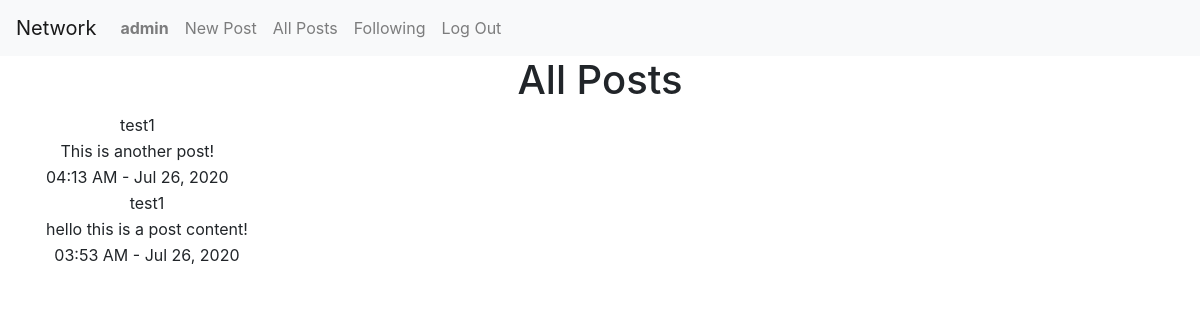
The page /allpost (signed in) on the database its author committed.
### network/models.py (models this page shows)
class User(AbstractUser):
    pass

class Post(models.Model):
    poster = models.CharField(max_length=64)
    content = models.TextField()
    time = models.DateTimeField()
    likes = models.IntegerField(default=0)
    def serialize(self):
        return {
            "poster": self.poster,
            "content": self.content,
            "time": self.time.strftime("%I:%M %p - %b %d, %Y"),
            "likes": self.likes
        }

### network/views.py (the view)
# urls.py: path("allpost", views.all_post, name="allPost"),
def all_post(request):
    postList = Post.objects.all()
    postList = postList.order_by("-time").all()
    postList = [post.serialize for post in postList]
    return render(request, "network/allpost.html", {
        "postList": postList
    })

### network/templates/network/allpost.html
{% extends "network/layout.html" %}
{% block body %}
    <h1>All Posts</h1>
    {% for each  in postList %}
        <table>
            <tr>
                <td>{{ each.poster }}</td>
            </tr>
            <tr>
                <td>{{ each.content }}</td>
            </tr>
            <tr>
                <td>{{ each.time }}</td>
            </tr>
        </table>
    {% endfor %}
{% endblock %}

### network/templates/network/layout.html (shortened to what this page needs)
{% load static %}
<!DOCTYPE html>
<html lang="en">
    <head>
        <link rel="stylesheet" href="https://stackpath.bootstrapcdn.com/bootstrap/4.4.1/css/bootstrap.min.css">
        <link href="{% static 'network/styles.css' %}" rel="stylesheet">
    </head>
    <body>
        <nav class="navbar navbar-expand-lg navbar-light bg-light">
            <a class="navbar-brand" href="#">Network</a>
            <div>
              <ul class="navbar-nav mr-auto">
                {% if user.is_authenticated %}
                    <li class="nav-item">
                        <a class="nav-link" href="#"><strong>{{ user.username }}</strong></a>
                    </li>
                    <li class="nav-item">
                        <a class="nav-link" href="{%url 'newPost' %}">New Post</a>
                    </li>
                {% endif %}
                <li class="nav-item">
                  <a class="nav-link" href="{% url 'allPost' %}">All Posts</a>
                </li>
                {% if user.is_authenticated %}
                    <li class="nav-item">
                        <a class="nav-link" href="#">Following</a>
                    </li>
                    <li class="nav-item">
                        <a class="nav-link" href="{% url 'logout' %}">Log Out</a>
                    </li>
                {% endif %}
              </ul>
            </div>
          </nav>
        <div class="container">
            {% block body %}
            {% endblock %}
        </div>
    </body>
</html>

### network/static/network/styles.css (style rules this page uses)
.container { text-align: center; }

### rows shown on the page
User: username "admin"
Post: poster "test1", content "This is another post!", time "04:13 AM - Jul 26, 2020"
Post: poster "test1", content "hello this is a post content!", time "03:53 AM - Jul 26, 2020"
